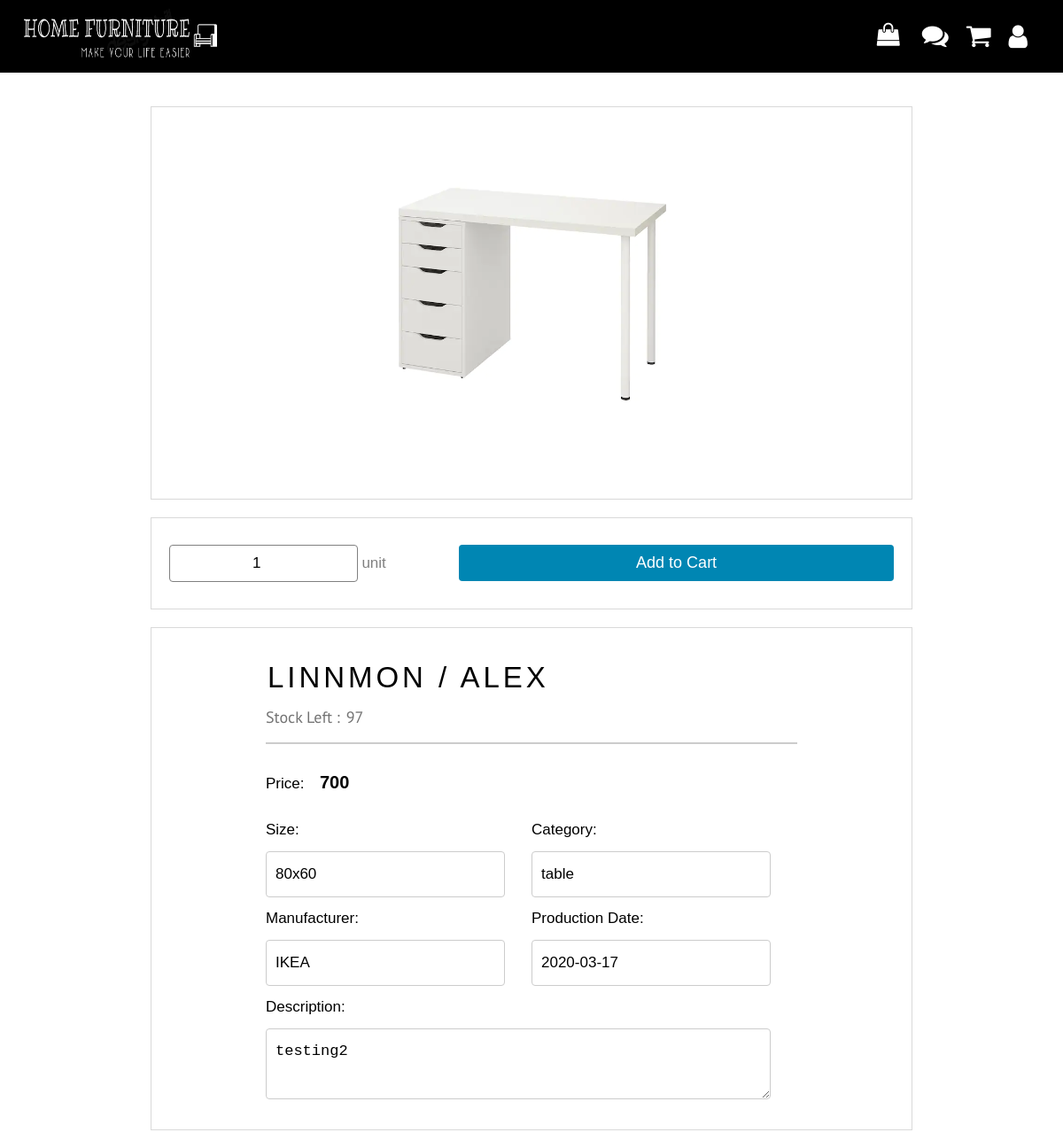
Screenshot of /detail.php?pid=2 (signed in) with the database file from the repository.
### tables this page shows
CREATE TABLE IF NOT EXISTS `stock` (
  `stk_id` int(11) NOT NULL AUTO_INCREMENT,
  `stk_img` varchar(255) NOT NULL,
  `stk_name` varchar(255) NOT NULL,
  `cat_id` int(11) NOT NULL,
  `cat_name` varchar(255) NOT NULL,
  `man_id` int(11) NOT NULL,
  `man_name` varchar(255) NOT NULL,
  `stk_productiondate` longtext NOT NULL,
  `stk_cost` varchar(255) NOT NULL,
  `stk_price` varchar(255) NOT NULL,
  `stk_width` int(11) NOT NULL,
  `stk_height` int(11) NOT NULL,
  `stk_description` varchar(255) NOT NULL,
  `stk_quantity` int(11) DEFAULT NULL,
  PRIMARY KEY (`stk_id`),
  KEY `cat_id` (`cat_id`,`cat_name`),
  KEY `man_id` (`man_id`,`man_name`),
  KEY `man_name` (`man_name`)
);

### detail.php (the view, shortened to what this page needs)
<?php
include "cheader.php";
?>
<!DOCTYPE html PUBLIC "-//W3C//DTD XHTML 1.0 Transitional//EN" "http://www.w3.org/TR/xhtml1/DTD/xhtml1-transitional.dtd">
<html xmlns="http://www.w3.org/1999/xhtml">
<head>
<link href="css/style-detail.css" rel="stylesheet" type="text/css" />
</head>
<body style="background:white">
	<?php
	include "conn.php";
	$pid = $_GET['pid'];
	$sql = "Select * from stock where stk_id = '" . $pid . "'";
	$result = mysqli_query($conn, $sql);
	while ($rows = mysqli_fetch_array($result)) {
		$img = $rows['stk_img'];
		$name = $rows['stk_name'];
		$pri = $rows['stk_price'];
		$cat = $rows['cat_name'];
		$man = $rows['man_name'];
		$des = $rows['stk_description'];
		$pro = $rows['stk_productiondate'];
		$height = $rows['stk_height'];
		$width = $rows['stk_width'];
		$qty = $rows['stk_quantity'];
	}
	?>
	<center>
		<h1>detail</h1>
	</center>
	<form action="addcart.php" method="POST">
		<div class="profile">
			<div class="row">
				<div class="leftcolumn">
					<div class="card" style="text-align:center;">
						<div class="img"><img src="<?php echo $img; ?>" alt="" style="height:382px; width:325px" /></div>
						<br />
					</div>
					<div class="card cart-action">
						<input type="number" class="product-quantity" name="quantity" value="1" min="1" max="<?php echo $qty; ?>" required="required" />&nbsp;unit
						<input type="submit" value="Add to Cart" class="button" name="add" />
					</div>
				</div>
				<div class="rightcolumn">
					<div class="card">
						<div class="responsive-form clearfix">
							<div class="item-name">
								<input type="text" name="pname" value="<?php echo $name; ?>" />
								<span>Stock Left&nbsp;:&nbsp;<input type="text" name="sqty" value="<?php echo $qty; ?>" readonly="readonly" /></span>
							</div>
							<div class="line1"></div>
							<br />
							<div class="form-row">
								<label>Price:</label>&nbsp;
								<input class="uname" name="pprice" value="<?php echo $pri; ?>" readonly="readonly" />
							</div>
							<br />
							<div class="form-row">
								<div class="column-half">
									<label>Size:</label>
									<input type="text" name="psize" value="<?php echo $width . 'x' . $height; ?>" readonly />
								</div>
								<div class="column-half">
									<label>Category:</label>
									<input type="text" name="pcat" value="<?php echo $cat; ?>" readonly />
								</div>
							</div>
							<div class="form-row">
								<div class="column-half">
									<label>Manufacturer:</label>
									<input type="text" name="pman" value="<?php echo $man; ?>" readonly />
								</div>
								<div class="column-half">
									<label>Production Date:</label>
									<input type="text" name="ppro-date" value="<?php echo $pro; ?>" readonly />
								</div>
							</div>
							<div class="form-row">
								<div class="column-full">
									<label>Description:</label>
									<textarea name="pdes" readonly><?php echo $des; ?></textarea>
								</div>
							</div>
						</div>
					</div>
				</div>
			</div>
		</div>
	</form>
</body>
</html>

### css/style-cheader.css (style rules this page uses)
﻿html, body { width: auto!important; overflow-x: hidden!important }
body { margin:0px; padding: 0px; background-color:#fff; }

### css/style-detail.css (style rules this page uses)
* { box-sizing: border-box; }
.profile { width: 75%; margin: 0 auto; padding: 20px; font-family: Arial; font-size: 17px; }
.leftcolumn { float: left; width: 30%; }
.rightcolumn { float: left; width: 70%; padding-left: 20px; }
.card img { padding: 20px 5px; max-height: 100%; max-width: 100%; }
.line1 { border-top: 2px solid #cccccc; }
.card { background-color: white; padding: 20px; margin-top: 20px; border: 1px solid #d9d9d9; }
.row:after { content: ""; display: table; clear: both; }
@media screen and (max-width: 1500px) { .leftcolumn, .rightcolumn { width: 100%; padding: 0; } }
.responsive-form { max-width: 600px; margin: 0 auto; width: 100%; }
.form-row { width: 100%; }
.column-full, .column-half { float: left; position: relative; padding: 0.65 em; width: 100%; -webkit-box-sizing: border-box; -moz-box-sizing: border-box; box-sizing: border-box }
.clearfix:after { content: ""; display: table; clear: both; }
.profile .uname { width: 80%; border: none; font-weight: bold; font-size: 20px; padding: 6px 8px; margin: 6px 0; display: inline-block; border-radius: 4px; }
.form-row input[type=text], .profile input[type=email] { width: 90%; padding: 15px 10px; margin: 14px 0; display: inline-block; border: 1px solid #ccc; border-radius: 4px; box-sizing: border-box; font-size: 17px; }
.profile textarea { width: 95%; padding: 15px 10px; margin: 14px 0; display: inline-block; border: 1px solid #ccc; border-radius: 4px; box-sizing: border-box; height: 80px; font-size: 17px; }
.form-row input[type=text], .profile input[type=email], .profile input[type=hidden], .profile textarea, .uname:hover { cursor: default; outline: none; }
.cart-action { color: grey; }
.profile .button { color: white; background: #0086b3; padding: 10px 10px; cursor: pointer; border: none; border-radius: 4px; font-size: 18px; float: right; width: 60%; margin: 10px 0; }
.cart-action input[type=number] { padding: 10px 5px; margin: 10px 0; border: 1px solid grey; border-radius: 4px; box-sizing: border-box; width: 26%; font-size: 17px; text-align: center; }
.item-name input[type=text] { border: none; outline: none; font-size: 33px; font-family: Arial; letter-spacing: 0.12em; margin: 16px auto; }
.item-name span { color: #737373; font-size: 18px; font-family: 'PT Sans', serif; display: block; line-height: 30px; margin-top: -20px; }
.item-name span input[type=text] { font-size: 18px; font-family: 'PT Sans', serif; color: #737373; letter-spacing: normal; }
@media only screen and (min-width: 48em) { .column-half { width: 50%; } }

### rows the page displays
stock: stk_img (picture), pname "LINNMON / ALEX", sqty "97", pprice "700", psize "80x60", pcat "table", pman "IKEA", ppro-date "2020-03-17", pdes "testing2"
